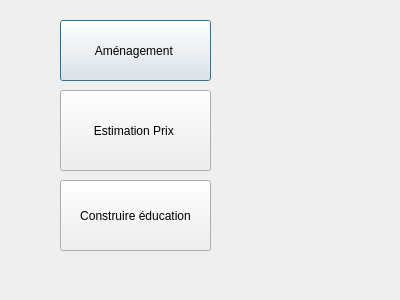
<?xml version="1.0" encoding="UTF-8"?>
<ui version="4.0">
 <class>fenetre2</class>
 <widget class="QDialog" name="fenetre2">
  <property name="geometry">
   <rect>
    <x>0</x>
    <y>0</y>
    <width>400</width>
    <height>300</height>
   </rect>
  </property>
  <property name="windowTitle">
   <string>métier du département monument et espace publique </string>
  </property>
  <widget class="QPushButton" name="pushButton">
   <property name="geometry">
    <rect>
     <x>60</x>
     <y>20</y>
     <width>151</width>
     <height>61</height>
    </rect>
   </property>
   <property name="text">
    <string>Aménagement </string>
   </property>
  </widget>
  <widget class="QPushButton" name="pushButton_2">
   <property name="geometry">
    <rect>
     <x>60</x>
     <y>90</y>
     <width>151</width>
     <height>81</height>
    </rect>
   </property>
   <property name="text">
    <string>Estimation Prix </string>
   </property>
  </widget>
  <widget class="QPushButton" name="pushButton_3">
   <property name="geometry">
    <rect>
     <x>60</x>
     <y>180</y>
     <width>151</width>
     <height>71</height>
    </rect>
   </property>
   <property name="text">
    <string>Construire éducation</string>
   </property>
  </widget>
 </widget>
 <resources/>
 <connections/>
</ui>
